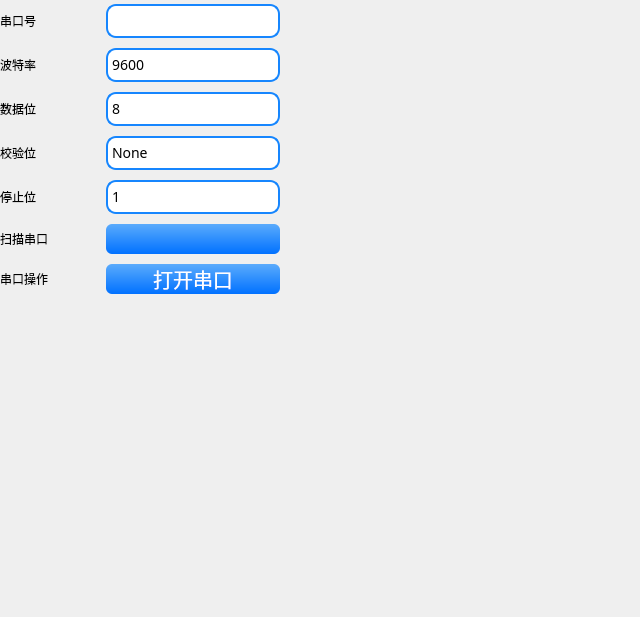
<?xml version="1.0" encoding="UTF-8"?>
<ui version="4.0">
 <class>SerialSetting_ui</class>
 <widget class="QWidget" name="SerialSetting_ui">
  <property name="geometry">
   <rect>
    <x>0</x>
    <y>0</y>
    <width>640</width>
    <height>617</height>
   </rect>
  </property>
  <property name="windowTitle">
   <string>Form</string>
  </property>
  <widget class="QWidget" name="widget_serial_setting" native="true">
   <property name="geometry">
    <rect>
     <x>0</x>
     <y>0</y>
     <width>280</width>
     <height>300</height>
    </rect>
   </property>
   <property name="minimumSize">
    <size>
     <width>280</width>
     <height>300</height>
    </size>
   </property>
   <property name="maximumSize">
    <size>
     <width>280</width>
     <height>300</height>
    </size>
   </property>
   <property name="styleSheet">
    <string notr="true">/*----------QComboBox----------*/
QComboBox{
    background-color:white;
    font-size: 14px;
    font-family: Microsoft YaHei;

	border:2px solid #1686FE;
	border-radius: 10px;

	padding: 4px;
}

QComboBox::drop-down {
     subcontrol-origin:paddind;  
     subcontrol-position: top right;
     width: 28px;
     border-left-width: 10px;
 }
 
/* 下拉按钮图片 */
QComboBox::down-arrow {
    border-image: url(:/pic/dot.svg);
	width:45px;
	height:45px;
}

/* 下拉列表里的颜色 */
QComboBox QAbstractItemView {
	background-color: white;
	border: 2px solid #1686FE;
	border-radius:10px;
    selection-background-color:solid #1686FE;
}

/*----------QPushButton----------*/
QPushButton{
    background-color: qlineargradient(spread:pad, x1:0.5, y1:1, x2:0.5, y2:0, stop:0 rgba(0, 113, 255, 255), stop:1 rgba(91, 171, 252, 255));
    color: #FFFFFF;
    border-radius: 6px;
    font-size: 20px;
    font-family: Microsoft YaHei;
}

QPushButton:pressed{
    background-color: qlineargradient(spread:pad, x1:0.5, y1:1, x2:0.5, y2:0, stop:0 rgba(240, 239, 245,255), stop:1 rgba(91, 171, 252, 255));
}</string>
   </property>
   <layout class="QGridLayout" name="gridLayout_3">
    <item row="0" column="0">
     <widget class="QLabel" name="label">
      <property name="minimumSize">
       <size>
        <width>80</width>
        <height>0</height>
       </size>
      </property>
      <property name="maximumSize">
       <size>
        <width>100</width>
        <height>16777215</height>
       </size>
      </property>
      <property name="frameShape">
       <enum>QFrame::NoFrame</enum>
      </property>
      <property name="text">
       <string>串口号</string>
      </property>
     </widget>
    </item>
    <item row="0" column="1">
     <widget class="QComboBox" name="serialPortNameBox">
      <property name="minimumSize">
       <size>
        <width>80</width>
        <height>30</height>
       </size>
      </property>
      <property name="styleSheet">
       <string notr="true"/>
      </property>
     </widget>
    </item>
    <item row="1" column="0">
     <widget class="QLabel" name="label_2">
      <property name="minimumSize">
       <size>
        <width>80</width>
        <height>0</height>
       </size>
      </property>
      <property name="maximumSize">
       <size>
        <width>100</width>
        <height>16777215</height>
       </size>
      </property>
      <property name="text">
       <string>波特率</string>
      </property>
     </widget>
    </item>
    <item row="1" column="1">
     <widget class="QComboBox" name="bradBox">
      <property name="minimumSize">
       <size>
        <width>80</width>
        <height>30</height>
       </size>
      </property>
      <item>
       <property name="text">
        <string>9600</string>
       </property>
      </item>
      <item>
       <property name="text">
        <string>14400</string>
       </property>
      </item>
      <item>
       <property name="text">
        <string>19200</string>
       </property>
      </item>
      <item>
       <property name="text">
        <string>38400</string>
       </property>
      </item>
      <item>
       <property name="text">
        <string>57600</string>
       </property>
      </item>
      <item>
       <property name="text">
        <string>115200</string>
       </property>
      </item>
      <item>
       <property name="text">
        <string>128000</string>
       </property>
      </item>
     </widget>
    </item>
    <item row="2" column="0">
     <widget class="QLabel" name="label_3">
      <property name="minimumSize">
       <size>
        <width>80</width>
        <height>0</height>
       </size>
      </property>
      <property name="maximumSize">
       <size>
        <width>100</width>
        <height>16777215</height>
       </size>
      </property>
      <property name="text">
       <string>数据位</string>
      </property>
     </widget>
    </item>
    <item row="2" column="1">
     <widget class="QComboBox" name="dataBitsBox">
      <property name="minimumSize">
       <size>
        <width>80</width>
        <height>30</height>
       </size>
      </property>
      <item>
       <property name="text">
        <string>8</string>
       </property>
      </item>
      <item>
       <property name="text">
        <string>7</string>
       </property>
      </item>
      <item>
       <property name="text">
        <string>6</string>
       </property>
      </item>
      <item>
       <property name="text">
        <string>5</string>
       </property>
      </item>
     </widget>
    </item>
    <item row="3" column="0">
     <widget class="QLabel" name="label_4">
      <property name="minimumSize">
       <size>
        <width>80</width>
        <height>0</height>
       </size>
      </property>
      <property name="maximumSize">
       <size>
        <width>100</width>
        <height>16777215</height>
       </size>
      </property>
      <property name="text">
       <string>校验位</string>
      </property>
     </widget>
    </item>
    <item row="3" column="1">
     <widget class="QComboBox" name="parityBox">
      <property name="minimumSize">
       <size>
        <width>80</width>
        <height>30</height>
       </size>
      </property>
      <property name="font">
       <font>
        <family>Microsoft YaHei</family>
        <pointsize>-1</pointsize>
       </font>
      </property>
      <item>
       <property name="text">
        <string>None</string>
       </property>
      </item>
      <item>
       <property name="text">
        <string>Even</string>
       </property>
      </item>
      <item>
       <property name="text">
        <string>Mark</string>
       </property>
      </item>
      <item>
       <property name="text">
        <string>Odd</string>
       </property>
      </item>
     </widget>
    </item>
    <item row="4" column="0">
     <widget class="QLabel" name="label_5">
      <property name="minimumSize">
       <size>
        <width>80</width>
        <height>0</height>
       </size>
      </property>
      <property name="maximumSize">
       <size>
        <width>100</width>
        <height>16777215</height>
       </size>
      </property>
      <property name="text">
       <string>停止位</string>
      </property>
     </widget>
    </item>
    <item row="4" column="1">
     <widget class="QComboBox" name="stopBitsBox">
      <property name="minimumSize">
       <size>
        <width>80</width>
        <height>30</height>
       </size>
      </property>
      <property name="styleSheet">
       <string notr="true"/>
      </property>
      <item>
       <property name="text">
        <string>1</string>
       </property>
      </item>
      <item>
       <property name="text">
        <string>1.5</string>
       </property>
      </item>
      <item>
       <property name="text">
        <string>2</string>
       </property>
      </item>
     </widget>
    </item>
    <item row="5" column="0">
     <widget class="QLabel" name="label_7">
      <property name="minimumSize">
       <size>
        <width>80</width>
        <height>0</height>
       </size>
      </property>
      <property name="maximumSize">
       <size>
        <width>100</width>
        <height>16777215</height>
       </size>
      </property>
      <property name="text">
       <string>扫描串口</string>
      </property>
     </widget>
    </item>
    <item row="5" column="1">
     <widget class="QPushButton" name="searchPortButton">
      <property name="minimumSize">
       <size>
        <width>80</width>
        <height>30</height>
       </size>
      </property>
      <property name="styleSheet">
       <string notr="true"/>
      </property>
      <property name="text">
       <string/>
      </property>
      <property name="icon">
       <iconset resource="pic.qrc">
        <normaloff>:/ico/search.svg</normaloff>:/ico/search.svg</iconset>
      </property>
     </widget>
    </item>
    <item row="6" column="0">
     <widget class="QLabel" name="label_6">
      <property name="minimumSize">
       <size>
        <width>80</width>
        <height>0</height>
       </size>
      </property>
      <property name="maximumSize">
       <size>
        <width>100</width>
        <height>16777215</height>
       </size>
      </property>
      <property name="text">
       <string>串口操作</string>
      </property>
     </widget>
    </item>
    <item row="6" column="1">
     <widget class="QPushButton" name="openSerialButton">
      <property name="minimumSize">
       <size>
        <width>80</width>
        <height>30</height>
       </size>
      </property>
      <property name="styleSheet">
       <string notr="true"/>
      </property>
      <property name="text">
       <string>打开串口</string>
      </property>
     </widget>
    </item>
   </layout>
  </widget>
 </widget>
 <resources>
  <include location="pic.qrc"/>
 </resources>
 <connections/>
</ui>
